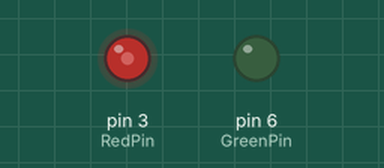
The sketch below on a simulated Arduino Uno, built with avr-gcc and run on an emulated ATmega328P. On the bench: output pins drawn as LEDs (lit = HIGH).

Above: at 0.05 s.
At 0.25 s:
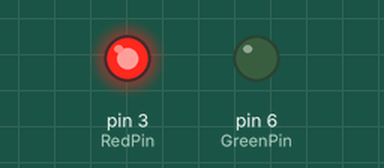
At 0.45 s:
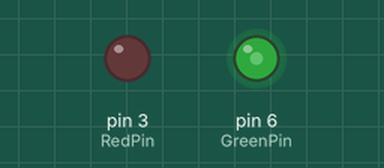
At 0.8 s:
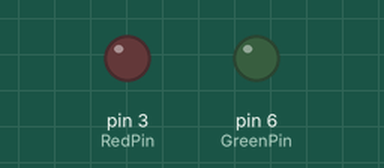
Timing chart, 0 to 3.0 s (numbered marks = the images above):
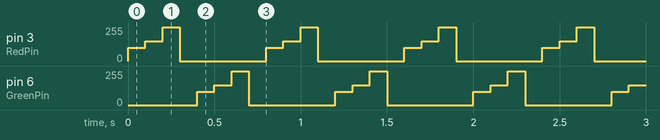

Measured:
- by itself, pin 3 (RedPin), pin 6 (GreenPin): repeats every 0.80 s: 150/255 0.10 s, 255/255 0.10 s, 0/255 0.50 s, 100/255 0.10 s

The sketch:

_3_2LedOnOff.ino
```cpp
int RedPin = 3;
int GreenPin = 6;

// the setup function runs once when you press reset or power the board
void setup() {
  // initialize digital pin LED_BUILTIN as an output.
  pinMode(RedPin, OUTPUT);
  pinMode(GreenPin, OUTPUT);
}

// the loop function runs over and over again forever
void loop() {
  analogWrite(RedPin, 100);   // turn the LED on (HIGH is the voltage level)
  delay(100);                       // wait for a second
  analogWrite(RedPin, 150);   // turn the LED on (HIGH is the voltage level)
  delay(100);                       // wait for a second
  analogWrite(RedPin, 255);   // turn the LED on (HIGH is the voltage level)
  delay(100);
  analogWrite(RedPin, 0);   // turn the LED on (HIGH is the voltage level)
  delay(100);

  analogWrite(GreenPin, 100);   // turn the LED on (HIGH is the voltage level)
  delay(100);                       // wait for a second
  analogWrite(GreenPin, 150);   // turn the LED on (HIGH is the voltage level)
  delay(100);                       // wait for a second
  analogWrite(GreenPin, 255);   // turn the LED on (HIGH is the voltage level)
  delay(100);
  analogWrite(GreenPin, 0);   // turn the LED on (HIGH is the voltage level)
  delay(100);
}
```
